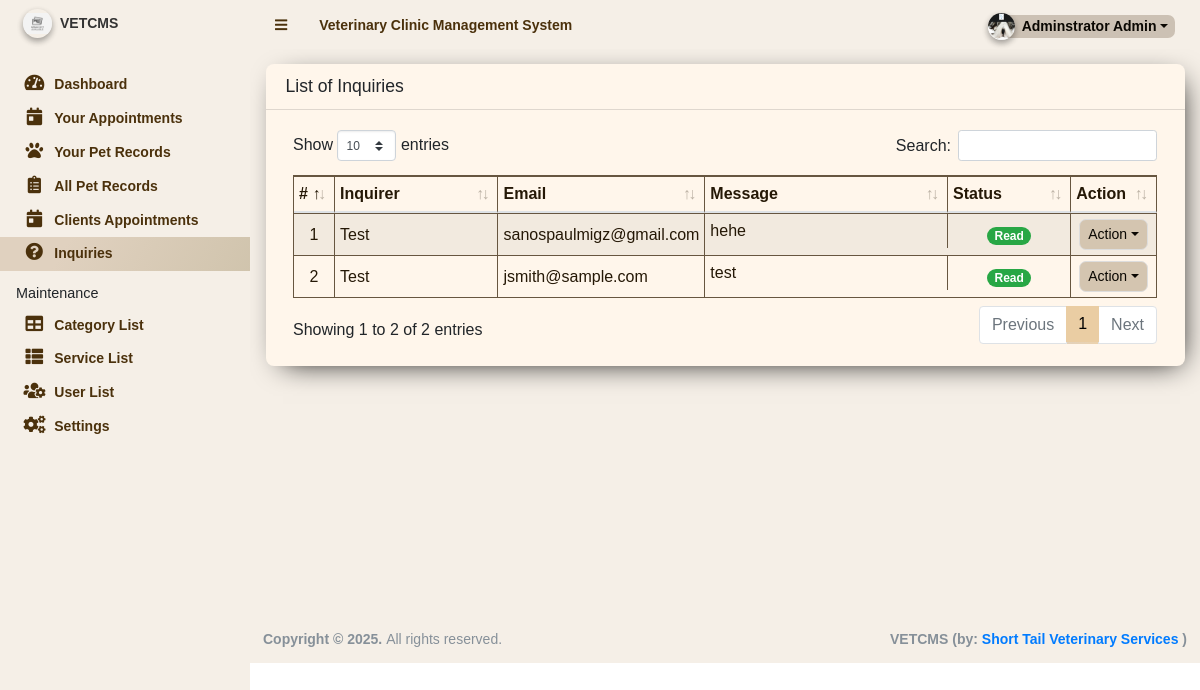
The page /admin/?page=inquiries (signed in) on the database its author committed.
### tables this page shows
CREATE TABLE `message_list` (
  `id` int(11) NOT NULL,
  `fullname` text NOT NULL,
  `contact` text NOT NULL,
  `email` text NOT NULL,
  `message` text NOT NULL,
  `status` tinyint(1) NOT NULL DEFAULT 0,
  `date_created` datetime NOT NULL DEFAULT current_timestamp()
);

### admin/inquiries/index.php (the view, shortened to what this page needs)
<div class="card card-outline  rounded-0">
	<div class="card-header">
		<h3 class="card-title">List of Inquiries</h3>
	</div>
	<div class="card-body">
		<div class="container-fluid">
        <div class="table-responsive">
			<table class="table table-sm table-hover table-striped table-bordered">
				<colgroup>
					<col width="5%">
					<col width="20%">
					<col width="20%">
					<col width="30%">
					<col width="15%">
					<col width="10%">
				</colgroup>
				<thead>
					<tr>
						<th>#</th>
						<th>Inquirer</th>
						<th>Email</th>
						<th>Message</th>
						<th>Status</th>
						<th>Action</th>
					</tr>
				</thead>
				<tbody>
					<?php
						$i = 1;
						$qry = $conn->query("SELECT * from `message_list`  order by status asc, unix_timestamp(date_created) desc ");
						while($row = $qry->fetch_assoc()):
					?>
						<tr>
							<td class="text-center"><?php echo $i++; ?></td>
							<td><?php echo ucwords($row['fullname']) ?></td>
							<td><?php echo ($row['email']) ?></td>
							<td class="truncate-1"><?php echo ($row['message']) ?></td>
							<td class="text-center">
								<?php if($row['status'] == 1): ?>
									<span class="badge badge-pill badge-success">Read</span>
								<?php else: ?>
								<span class="badge badge-pill badge-warning">Unread</span>
								<?php endif; ?>
							</td>
							<td align="center">
								 <button type="button" class="btn btn-flat btn-default btn-sm dropdown-toggle dropdown-icon" data-toggle="dropdown">
				                  		Action
				                  </button>
							</td>
						</tr>
					<?php endwhile; ?>
				</tbody>
			</table>
		</div>
		</div>
	</div>
</div>

### admin/inquiries/index.php (style rules this page uses)
.btn { background-color:rgb(212, 197, 176)!important; border-radius:0.5em!important; color:rgb(10, 7, 2) !important; }
.card { background-color:rgb(255, 246, 235)!important; box-shadow: 6px 7px 28px -11px rgba(0,0,0,1); -webkit-box-shadow: 6px 7px 28px -11px rgba(0,0,0,1); -moz-box-shadow: 6px 7px 28px -11px rgba(0,0,0,1); border-radius:0.5em!important; }
.table { border: 1px solid #675640; border-collapse: collapse; color:rgb(37, 24, 6) !important; }
.table th, .table td { border: 1px solid #675640; }
body { font-family: "Abel", sans-serif; font-weight: 400; font-style: normal; }
.table-responsive { overflow-x: auto; -webkit-overflow-scrolling: touch; }
.table { width: 100%; margin-bottom: 1rem; border: 1px solid #675640; border-collapse: collapse; color: rgb(37, 24, 6) !important; }
.table th, .table td { border: 1px solid #675640; padding: 0.5rem; vertical-align: middle; }

### admin/inc/footer.php (style rules this page uses)
body { font-family: "Abel", sans-serif; font-weight: 400; font-style: normal; }

### rows shown on the page
message_list: fullname "Test", email "sanospaulmigz@gmail.com", message "hehe", status "Read"
message_list: fullname "Test", email "jsmith@sample.com", message "test", status "Read"

### other values the page prints
$_settings->info('name') "Veterinary Clinic Management System"
$_settings->userdata('firstname').' '.$_settings->userdata('lastname') "Adminstrator Admin"
$_settings->info('short_name') "VETCMS"
